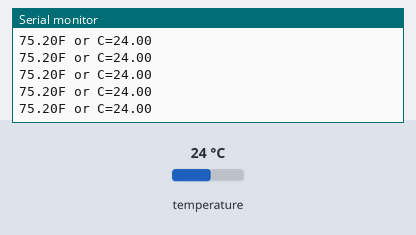
The sketch below on a simulated Arduino Uno, built with avr-gcc and run on an emulated ATmega328P. Shown: the last lines printed to the serial monitor. The test bench sets the inputs (shaded band); at power-on: temperature 24 °C.

Above: at 1.2 s.
1.3 s: temperature set to 12 °C
At 1.44 s:
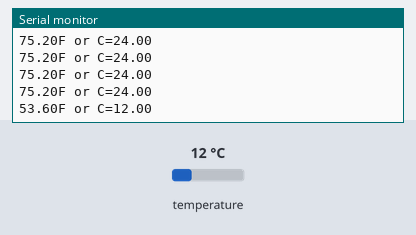
2.8 s: temperature set to 19 °C
At 2.86 s:
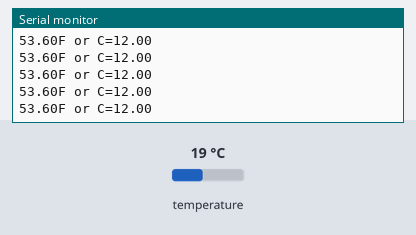
Timing chart, 0 to 5.8 s (numbered marks = the images above; inputs shaded):
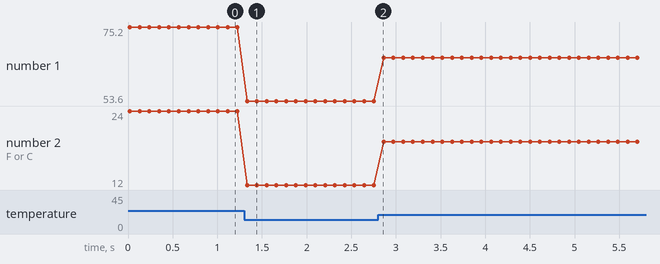

The sketch:

DS18S20.ino
```cpp
#include <OneWire.h>

int DS18S20_Pin = 2; //DS18S20 Signal pin on digital 2

//Temperature chip i/o
OneWire ds(DS18S20_Pin);  // on digital pin 2

byte DS18S20addr[8];

void setup(void) {
  Serial.begin(9600);
  if (!initTemp()) Serial.println("initTemp() failed");
}

void loop(void) {
  float celsius = getTemp();
  Serial.print(celsiusToFarenheit(celsius));
  Serial.print("F or C=");
  Serial.println(celsius);

  delay(100); //just here to slow down the output so it is easier to read
}

float celsiusToFarenheit(float celsius) {
  float farenheit = (celsius / 5.0 * 9.0 ) + 32.0;
  return farenheit;
}

float farenheitToCelsius(float farenheit) {
  float celsius = (farenheit - 32.0) / 9.0 * 5.0;
  return celsius;
}

boolean initTemp() {
  if ( !ds.search(DS18S20addr)) {
      //no more sensors on chain, reset search
      ds.reset_search();
      return false;
  }

  if ( OneWire::crc8( DS18S20addr, 7) != DS18S20addr[7]) {
      Serial.println("DS18S20 CRC is not valid!");
      return false;
  }

  if ( DS18S20addr[0] != 0x10 && DS18S20addr[0] != 0x28) {
      Serial.print("Device is not a DS18S20");
      return false;
  }
  return true;
}

float getTemp(){
  //returns the temperature from one DS18S20 in DEG Celsius

  byte DS18S20data[12]; // data used to talk to device

  ds.reset();
  ds.select(DS18S20addr);
  ds.write(0x44,1); // start conversion, with parasite power on at the end

  for (int i = 0; i < 1000; i++) {// wait for the conversion or else you get old data
    if (ds.read_bit() > 0) i = 1000;
    else delay(1);
  }
  // delay(850); // wait for the conversion or else you get old data

  ds.reset();
  ds.select(DS18S20addr);
  ds.write(0xBE); // Read Scratchpad


  for (int i = 0; i < 9; i++) { // we need 9 bytes
    DS18S20data[i] = ds.read();
  }

  float celsius = ( (DS18S20data[1] << 8) + DS18S20data[0] )*0.0625;

  return celsius;
}
```

Measured:
- after the input at 1.3 s, the serial monitor: prints a new line at once (image 1)
- plotted number 1: 75.2 → 53.6 after the input at 1.3 s, 53.6 → 66.2 after the input at 2.8 s
- plotted number 2: 24 → 12 after the input at 1.3 s, 12 → 19 after the input at 2.8 s
